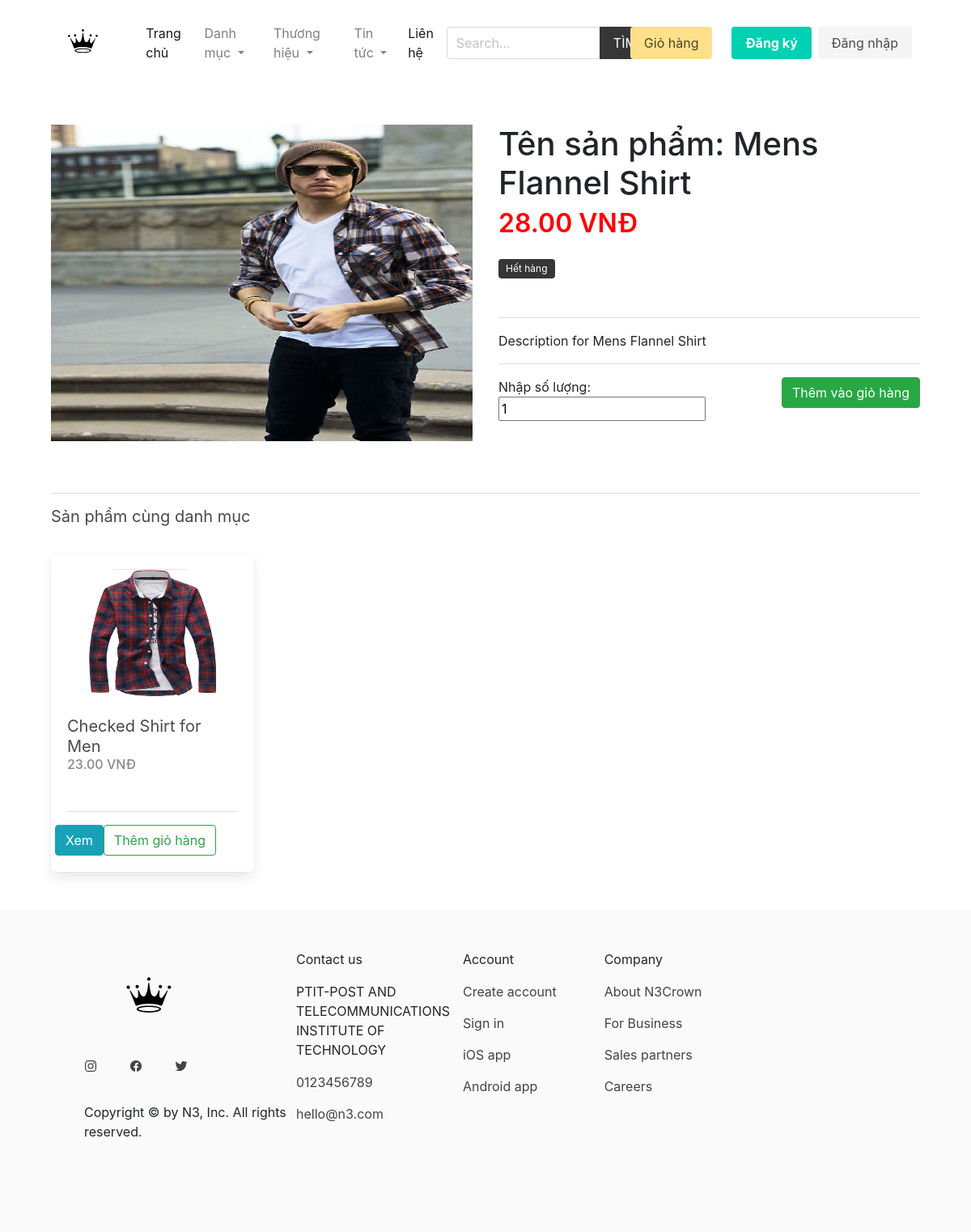
/product/shirt/mens-flannel-shirt/, run on the app's committed database.
### product/models.py (models this page shows, shortened)
class Product(models.Model):
    category = models.ForeignKey(Category, related_name='products', on_delete=models.CASCADE)
    brand = models.ForeignKey(Brand, related_name='products', on_delete=models.CASCADE,default=None)
    title = models.CharField(max_length=50)
    slug = models.SlugField(max_length=55)
    description = models.TextField(blank=True, null=True)
    price = models.DecimalField(max_digits=6, decimal_places=2)
    added_date = models.DateTimeField(auto_now_add=True)
    image = models.ImageField(upload_to='uploads/', blank=True, null=True)
    quantity = models.IntegerField(default=None)
    class Meta:
        ordering = ['-added_date']

### product/views.py (the view)
# urls.py: path('product/', include('product.urls')),
def product(request, category_slug, product_slug):
    cart = Cart(request)
    product = get_object_or_404(Product, category__slug=category_slug, slug=product_slug)
    if request.method == 'POST':
        form = AddToCartForm(request.POST)
        if form.is_valid():
            quantity = form.cleaned_data['quantity']
            cart.add(product_id=product.id, quantity=quantity-1, update_quantity=True)
            messages.success(request, "Thêm giỏ hàng thành công")
            return redirect('product:product', category_slug=category_slug, product_slug=product_slug)
    else:
        form = AddToCartForm()
    similar_products = list(product.category.products.exclude(id=product.id))
    if len(similar_products) >= 4:
        similar_products = random.sample(similar_products, 4)
    context = {
        'product': product,
        'similar_products': similar_products,
        'form': form,
    }
    return render(request, 'product/product.html', context)

### product/forms.py
class AddToCartForm(forms.Form):
    quantity = forms.IntegerField()

### cart/cart.py (called while the page is built)
    def __len__(self):
        return sum(item['quantity'] for item in self.cart.values())

### cart/context_processors.py (called while the page is built)
def cart(request):
    return {'cart': Cart(request)}

### product/context_processors.py (called while the page is built)
def menu_categories(request):
    categories = Category.objects.all()
    brands = Brand.objects.all()
    cate_posts = cate_post.objects.all()
    return {'categories': categories, 'brands':brands,'cate_posts': cate_posts}

### templates/product/product.html (shortened to what this page needs)
{% extends 'core/base.html' %}
{% block content %}
    <div style="display: grid; grid-template-columns: repeat(2,1fr); gap: 2rem">
    {% if product.image %}
    <figure class="image is-4by3 mb-6">
        <img src="{{product.image.url}}" alt="{{product.title}}">
    </figure>
    {% endif %}
    <div>
        <h1>Tên sản phẩm: {{product.title}}</h1>
        <h1 class="title" style="color: red"> {{product.price}} VNĐ</h1>
    <p class="mb-6">
        <span class="tag is-dark">
            {% if product.quantity %}
            Còn hàng
            {% else %}
                Hết hàng
        {% endif %}</span>
    </p>
    <hr>
    <p>{{product.description}}</p>
    <hr>
    <form method="post" action="">
        <div class="field has-addons">
            <div class="control" style="margin-right: 10px;">
                Nhập số lượng:
                <input type="number" name="quantity" value="1" id="quantity">
            </div>
            <div class="control">
                <button class="btn btn-success">Thêm vào giỏ hàng</button>
            </div>
        </div>
    </form>
    </div>
    </div>
    {% if similar_products %}
        <hr>
        <div class="columns is-multiline">
            <div class="column is-12">
                <h2 class="subtitle">Sản phẩm cùng danh mục</h2>
            </div>
            {% for product in similar_products %}
                {% include 'product/parts/list_item.html' %}
            {% endfor %}
        </div>
    {% endif %}
{% endblock content %}

### templates/core/base.html (shortened to what this page needs)
{% load static %}
<!DOCTYPE html>
<html lang="en">
   <head>
      <link rel="stylesheet" href="https://cdn.jsdelivr.net/npm/bulma@0.9.2/css/bulma.min.css"/>
      <link rel="stylesheet" href="https://cdn.jsdelivr.net/npm/bootstrap@4.0.0/dist/css/bootstrap.min.css">
      <link rel="stylesheet" href="http://cdn.bootcss.com/toastr.js/latest/css/toastr.min.css">
      <link rel="stylesheet" href="{% static 'css/main.css' %}" />
   </head>
   <body>
    <div class="container">
       <nav class="navbar navbar-expand-lg navbar-light" style="position: sticky;">
         <a class="navbar-brand" href="#"><img src="/static/image/logo.svg" style="width: 100%; height: 5rem" /></a>
         <div class="collapse navbar-collapse" id="navbarSupportedContent">
            <ul class="navbar-nav mr-auto">
               <li class="nav-item active">
                  <a class="nav-link" href="{% url 'core:home' %}">Trang chủ</a>
               </li>
               <li class="nav-item dropdown">
                  <a class="nav-link dropdown-toggle" href="#" id="navbarDropdown" role="button" data-toggle="dropdown" aria-haspopup="true" aria-expanded="false">
                  Danh mục
                  </a>
               </li>
               <li class="nav-item dropdown">
                  <a class="nav-link dropdown-toggle" href="#" id="navbarDropdown" role="button" data-toggle="dropdown" aria-haspopup="true" aria-expanded="false">
                  Thương hiệu
                  </a>
               </li>
               <li class="nav-item dropdown">
                  <a class="nav-link dropdown-toggle" href="#" id="navbarDropdown" role="button" data-toggle="dropdown" aria-haspopup="true" aria-expanded="false">
                  Tin tức
                  </a>
               </li>
               <li class="nav-item active">
                  <a class="nav-link" href="{% url 'core:home' %}">Liên hệ</a>
               </li>
            </ul>
            <form method="get" action="{% url 'product:search' %}">
                        <div class="field has-addons">
                           <div class="control">
                              <input
                                 type="search"
                                 name="query"
                                 id=""
                                 class="input"
                                 placeholder="Search..."
                                 />
                           </div>
                           <div class="control">
                              <button class="button is-dark is-uppercase">Tìm kiếm</button>
                           </div>
                        </div>
                     </form>
                     <div class="navbar-end">
                  <div class="navbar-item">
                     <a href="{% url 'cart:cart' %}" class="button is-warning"
                        >Giỏ hàng {% if cart %}({{cart|length}}){% endif %}</a
                        >
                  </div>
                  {% if request.user.is_authenticated %}
                  <div class="navbar-item has-dropdown is-hoverable">
                     <a class="navbar-link is-capitalized"> {{request.user}} </a>
                     <div class="navbar-dropdown">
                        <a class="navbar-item" href="{% url 'vendor:vendor-admin' %}">
                        Thông tin
                        </a>
                        <hr class="navbar-divider" />
                        <a class="navbar-item" href="{% url 'vendor:logout' %}">
                        Đăng xuất
                        </a>
                     </div>
                  </div>
                  {% else %}
                  <div class="navbar-item">
                     <div class="buttons">
                        <a
                           class="button is-primary"
                           href="{% url 'vendor:register' %}"
                           >
                        <strong>Đăng ký</strong>
                        </a>
                        <a class="button is-light" href="{% url 'vendor:login' %}">
                        Đăng nhập
                        </a>
                     </div>
                  </div>
                  {% endif %}
               </div>
         </div>
      </nav>
    </div>
      <section class="section">
        <div class="container">
          {% block content %}
          {% endblock content %}
        </div>
      </section>
      <footer class="footer">
         <div
            class="footer-container"
            style="
            display: grid;
            grid-template-columns: 1.5fr repeat(4, 1fr);
            margin: 0 5rem;
            "
            >
            <div>
               <a href="#" class="footer-logo">
               <img
                  class="logo"
                  alt="Omnifood logo"
                  src="/static/image/logo.svg"
                  style="width: 10rem; height: 8rem, over-fit:cover"
                  />
               </a>
               <ul style="display: flex; gap: 2.5rem">
                  <li>
                     <a class="footer-link" href="#"
                        >
                        <ion-icon class="social-icon" name="logo-instagram"></ion-icon
                           >
                     </a>
                  </li>
                  <li>
                     <a class="footer-link" href="#"
                        >
                        <ion-icon class="social-icon" name="logo-facebook"></ion-icon
                           >
                     </a>
                  </li>
                  <li>
                     <a class="footer-link" href="#"
                        >
                        <ion-icon class="social-icon" name="logo-twitter"></ion-icon
                           >
                     </a>
                  </li>
               </ul>
               <p class="copyright">
                  Copyright &copy; by N3, Inc. All rights
                  reserved.
               </p>
            </div>
            <div style="margin-right: 1rem">
               <p class="footer-heading">Contact us</p>
               <address class="contacts">
                  <p class="address">
                     PTIT-POST AND TELECOMMUNICATIONS INSTITUTE OF TECHNOLOGY
                  </p>
                  <p>
                     <a class="footer-link" href="tel:415-201-6370">0123456789</a
                        ><br />
                     <a class="footer-link" href="mailto:hello@n3.com">hello@n3.com</a>
                  </p>
               </address>
            </div>
            <nav class="nav-col">
               <p class="footer-heading">Account</p>
               <ul class="footer-nav">
                  <li><a class="footer-link" href="#">Create account</a></li>
                  <li><a class="footer-link" href="#">Sign in</a></li>
                  <li><a class="footer-link" href="#">iOS app</a></li>
                  <li><a class="footer-link" href="#">Android app</a></li>
               </ul>
            </nav>
            <nav class="nav-col">
               <p class="footer-heading">Company</p>
               <ul class="footer-nav">
                  <li><a class="footer-link" href="#">About N3Crown</a></li>
                  <li><a class="footer-link" href="#">For Business</a></li>
                  <li><a class="footer-link" href="#">Sales partners</a></li>
                  <li><a class="footer-link" href="#">Careers</a></li>
               </ul>
            </nav>
         </div>
      </footer>
   </body>
</html>

### templates/product/parts/list_item.html (shortened to what this page needs)
<div class="column is-3 product-list-item">
    <div class="box">
        <figure class="image is-4by3 mb-4">
            <img src="{{ product.image.url }}" alt="{{product.title}}">
        </figure>
        <h2 class="subtitle">{{product.title}}</h2>
        <h3 class="price is-size-6 mb-5">{{product.price}} VNĐ</h3>
        <hr>
        <div class="row">
            <a href="{% url 'product:product' product.category.slug product.slug %}" class="btn btn-info">Xem</a>
            <form method="post" action="{% url 'product:product' product.category.slug product.slug %}">
                <div class="field has-addons">
                    <button class="btn btn-outline-success">Thêm giỏ hàng</button>
                </div>
            </form>
        </div>
    </div>
</div>

### core/static/css/main.css (style rules this page uses)
.footer a { margin-bottom: 15px; display: inline-block; color: #444; }
.product-list-item .box .subtitle { margin-bottom: 0; }
.product-list-item .box .price { color: #888; }

### data on the page
Product: image (picture), title "Mens Flannel Shirt", price "28.00", description "Description for Mens Flannel Shirt"
Product: image (picture), title "Checked Shirt for Men", price "23.00"
